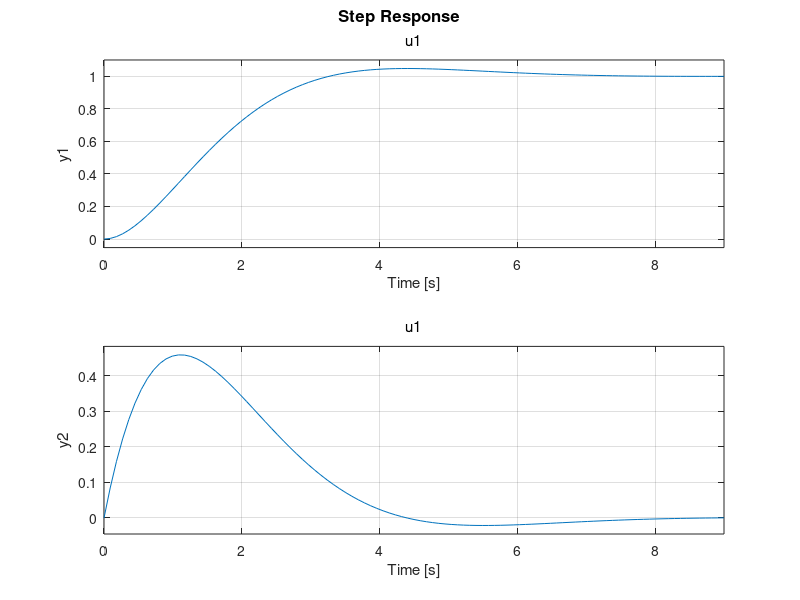
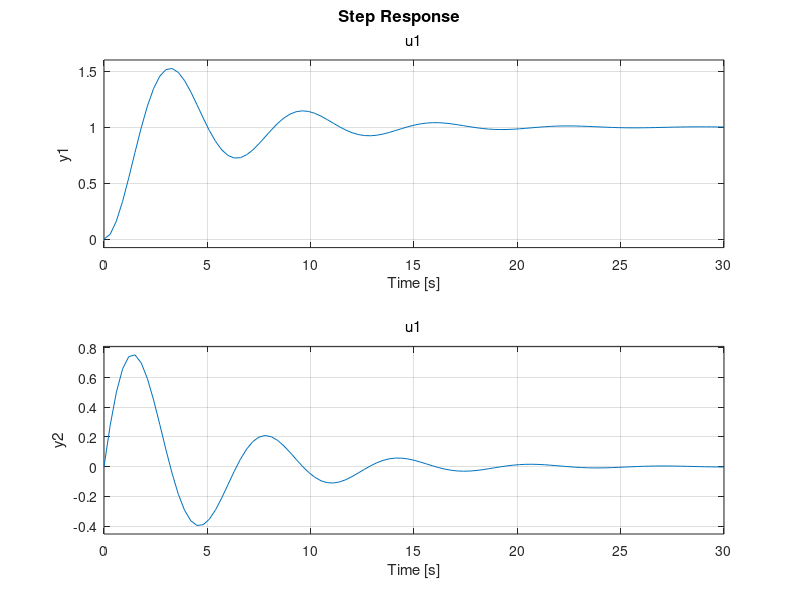

Source code (MATLAB) for these figures, in order:
%%%%%%%%%%%%%%%%%%%%%%%%%%%%%%%%%%%%%%%%%%%%%%%%%%%%%%%%%%%%%%%%%%%%%%%%%%%%%%%%%%%%%%%%%%%%%%%%%%%%
% Daniel Wiese
% 2.153 HW #1
%%%%%%%%%%%%%%%%%%%%%%%%%%%%%%%%%%%%%%%%%%%%%%%%%%%%%%%%%%%%%%%%%%%%%%%%%%%%%%%%%%%%%%%%%%%%%%%%%%%%

zeta = 0.1;
k = 0.1;

A   = [0, 1; -1, -2*zeta];
B1  = [0; 1];
B2  = [0; 1];
Acl = A + B1 * [0, -2*k];

Am  = [0, 1; -1, -1.4];
Bm  = [0; 1];

sysp = ss(Acl, B2, eye(2, 2), zeros(2, 1));
sysm = ss(Am, Bm, eye(2, 2), zeros(2, 1));

figure(1);
step(sysm);

figure(2);
step(sysp);
